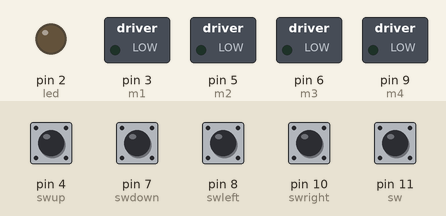
A sketch run on a simulated Arduino Uno, built with avr-gcc and run on an emulated ATmega328P. On the bench: switched loads named in the sketch (green lamp = pin HIGH), output pins drawn as LEDs (lit = HIGH). The inputs (shaded band) are chosen by the test bench; at power-on: pin 4 (swup), pin 7 (swdown), pin 8 (swleft), pin 10 (swright), pin 11 (sw) LOW.

Above: at 1.2 s.
1.3 s: pin 4 (swup) pulled HIGH for 0.15 s
At 2.2 s:
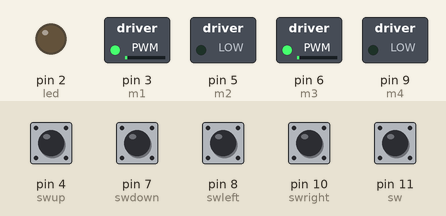
2.9 s: pin 7 (swdown) pulled HIGH for 0.15 s
At 3.4 s:
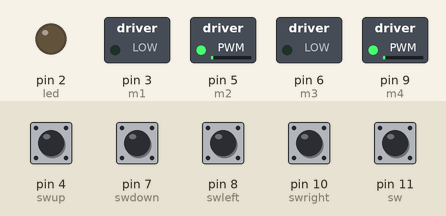
4.5 s: pin 8 (swleft) pulled HIGH for 0.15 s
At 5.7 s:
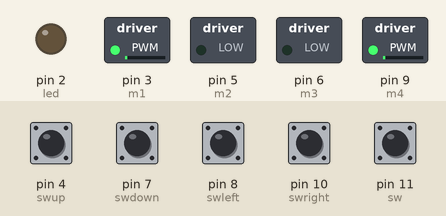
6.1 s: pin 10 (swright) pulled HIGH for 0.15 s
At 7.1 s:
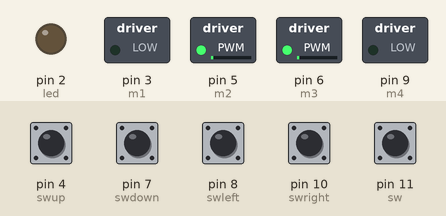
7.7 s: pin 11 (sw) pulled HIGH for 0.15 s
At 7.77 s:
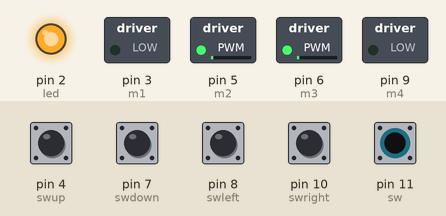
9.3 s: pin 4 (swup) pulled HIGH for 1 s
At 10.7 s:
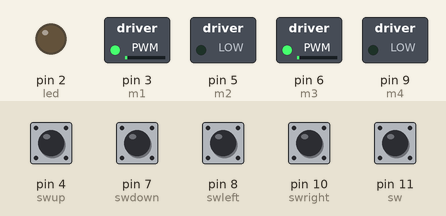
Timing chart, 0 to 12.3 s (numbered marks = the images above; inputs shaded):
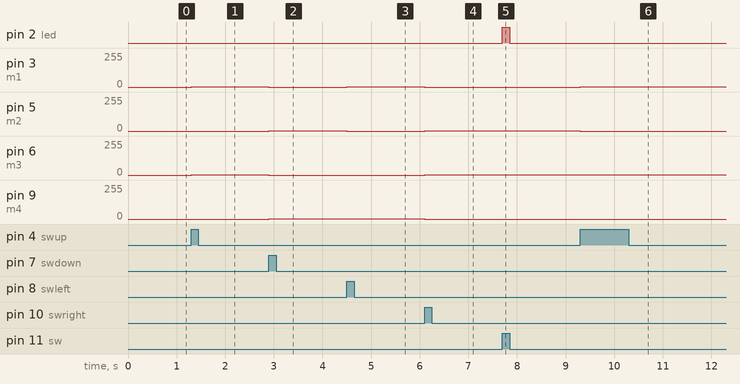

The sketch:

2motor_4sw_sens_led.ino
```cpp
int led=2;
int m1=3;
int m2=5;
int m3=6;
int m4=9;
int swup=4;
int swdown=7;
int swleft=8;
int swright=10;
int sw=11;
int sens=A5;
int val;
int valsens;


void setup() {
  pinMode(m1,OUTPUT);
  pinMode(m2,OUTPUT);
  pinMode(m3,OUTPUT);
  pinMode(m4,OUTPUT);
  pinMode(led,OUTPUT);
  pinMode(swup,INPUT);
  pinMode(swdown,INPUT);
  pinMode(swleft,INPUT);
  pinMode(swright,INPUT);
  pinMode(sw,INPUT);
  pinMode(sens,INPUT);
  }

void up(){
  analogWrite(m1,HIGH);
  analogWrite(m2,LOW);
  analogWrite(m3,HIGH);
  analogWrite(m4,LOW);
  }

void down(){
  analogWrite(m1,LOW);
  analogWrite(m2,HIGH);
  analogWrite(m3,LOW);
  analogWrite(m4,HIGH);
  }

void left(){
  analogWrite(m1,HIGH);
  analogWrite(m2,LOW);
  analogWrite(m3,LOW);
  analogWrite(m4,HIGH);
  }

void right(){
  analogWrite(m1,LOW);
  analogWrite(m2,HIGH);
  analogWrite(m3,HIGH);
  analogWrite(m4,LOW);
  }


void loop() {
if (digitalRead(swup)==HIGH){
  up();
  }

else if (digitalRead(swdown)==HIGH){
  down();
  }

else if (digitalRead(swleft)==HIGH){
  left();
  }

else if (digitalRead(swright)==HIGH){
  right();
  }

else if (digitalRead(sw)==HIGH){
  digitalWrite(led,HIGH);
  }
else if (digitalRead(sw)==LOW){
  digitalWrite(led,LOW);
  }


}
```

Measured:
- after the input at 1.3 s, pin 3 (m1), pin 6 (m3): 0/255 → 1/255 at once
- after the input at 2.9 s, pin 3 (m1), pin 6 (m3): 1/255 → 0/255 at once; pin 5 (m2), pin 9 (m4): 0/255 → 1/255 at once
- after the input at 4.5 s, pin 3 (m1): 0/255 → 1/255 at once; pin 5 (m2): 1/255 → 0/255 at once
- after the input at 6.1 s, pin 3 (m1), pin 9 (m4): 1/255 → 0/255 at once; pin 5 (m2), pin 6 (m3): 0/255 → 1/255 at once
- after the input at 7.7 s, pin 2 (led): LOW → HIGH at once, → LOW 0.15 s later
- after the input at 9.3 s, pin 3 (m1): 0/255 → 1/255 at once; pin 5 (m2): 1/255 → 0/255 at once
